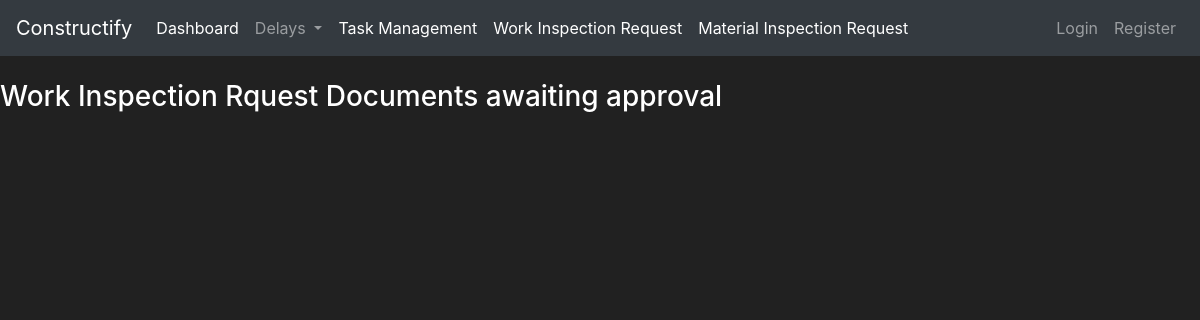
The page /WIRSubmitted/1 on the database as committed earlier.
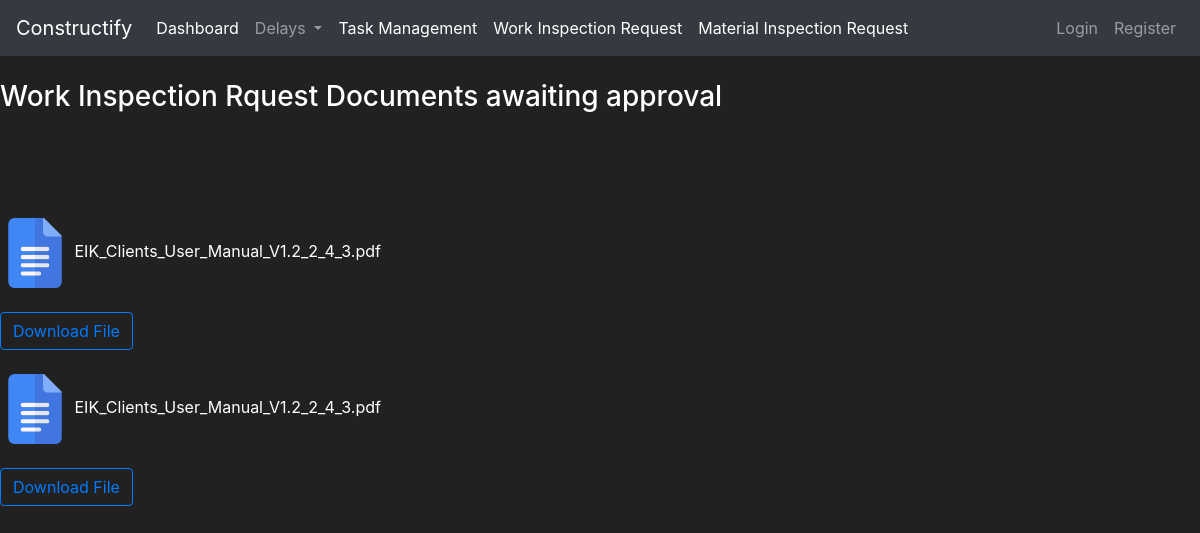
The same page on the database as committed later.
### construct/models.py (models this page shows)
class WIRDocument(db.Model):
    id = db.Column(db.Integer(), nullable=False, primary_key=True)
    wir_file_name = db.Column(db.String(length=30), nullable=False)
    wir_id = db.Column(db.String(length=30), nullable=False)
    status = db.Column(db.String(length=30), nullable=False)

### construct/routes.py (the view)
@app.route("/WIRSubmitted/<string:passed_id>", methods=['GET', 'POST'])
def wir_submitted_page(passed_id):
        wir_list=[]
        submitted_wir= WIRDocument.query.all()
        return render_template('WIRSubmittedPage.html', fileNamelist=submitted_wir, passed_wir=str(passed_id))

### construct/templates/WIRSubmittedPage.html (shortened to what this page needs)
{% extends 'base.html' %}
  {% block content%}
  <h3>Work Inspection Rquest Documents awaiting approval</h3>
  <br><br>
  <br><br>
  {% for wir in fileNamelist %}
  {% if wir.wir_id == passed_wir %}
  <img src="/static/icons/doc_icon.png" alt="User Image" width="70" height="70">
  {{wir.wir_file_name}}
  <br><br>
  <a class="btn btn-outline-primary" href="{{url_for('downloadwir',wir_name=wir.wir_file_name,)}}" role="button">Download File</a>
  <br><br>
   {% endif %}
 {% endfor %}
  {% endblock %}

### construct/templates/base.html (shortened to what this page needs)
<!doctype html>
<html lang="en">
<head>
    <link rel="stylesheet" type="text/css" href="https://stackpath.bootstrapcdn.com/bootstrap/4.2.1/css/bootstrap.min.css">
</head>
<body>
    <div id="content">
        <nav class="navbar navbar-expand-md navbar-dark bg-dark">
            <a class="navbar-brand" href="#">Constructify</a>
            <div class="collapse navbar-collapse" id="navbarNav">
                <ul class="navbar-nav mr-auto">
                    <li class="nav-item active">
                        <a class="nav-link" href="{{url_for('homepage')}}">Dashboard </a>
                    </li>
                    <li class="nav-item dropdown">
                        <a class="nav-link dropdown-toggle" href="{{url_for('delaypage')}}" id="navbarDropdown"
                            role="button" data-toggle="dropdown" aria-haspopup="true" aria-expanded="false">
                            Delays
                        </a>
                    </li>
                    <li class="nav-item active">
                        <a class="nav-link" href="{{url_for('Taskpage')}}">Task Management </a>
                    </li>
                    <li class="nav-item active">
                        <a class="nav-link" href="{{url_for('wir_page')}}">Work Inspection Request</a>
                    </li>
                    <li class="nav-item active">
                        <a class="nav-link" href="{{url_for('material_inspection_page')}}">Material Inspection Request</a>
                    </li>
                </ul>
                {% if current_user.is_authenticated %}
                <ul class="navbar-nav">
                    <li class="nav-item">
                    <li class="nav-item">
                        <a class="nav-link" style="color: lawngreen; font-weight:bold">
                            <i class="fas fa-coins"></i>
                            {{ current_user.user_budget}}
                        </a>
                    </li>
                    <a class="nav-link">Welcome, {{ current_user.username }} ( {{ current_user.role  }}  )</a>
                    </li>
                    {% if current_user.role == 'Client' %}
                    <li class="nav-item">
                        <a class="nav-link" href="{{url_for('Contactspage')}}">Contacts</a>
                    </li>
                    {% endif %}
                    <li class="nav-item">
                        <a class="nav-link" href="{{url_for('logout_page')}}">Logout</a>
                    </li>
                    {% else %}
                    <ul class="navbar-nav">
                        <li class="nav-item">
                            <a class="nav-link" href="{{url_for('login_page')}}">Login</a>
                        </li>
                        <li class="nav-item">
                            <a class="nav-link" href="{{url_for('register_page')}}">Register</a>
                        </li>
                    </ul>
                    {% endif %}
            </div>
        </nav>
        <br>
        {% block content%}
        {% endblock %}
    </div>
</body>
</html>

### construct/templates/base.html (style rules this page uses)
body { background-color: #212121; color: white }

Rows that differ between the two databases and show on the page:
added WIRDocument: wir_file_name "EIK_Clients_User_Manual_V1.2_2_4_3.pdf"
added WIRDocument: wir_file_name "EIK_Clients_User_Manual_V1.2_2_4_3.pdf"
